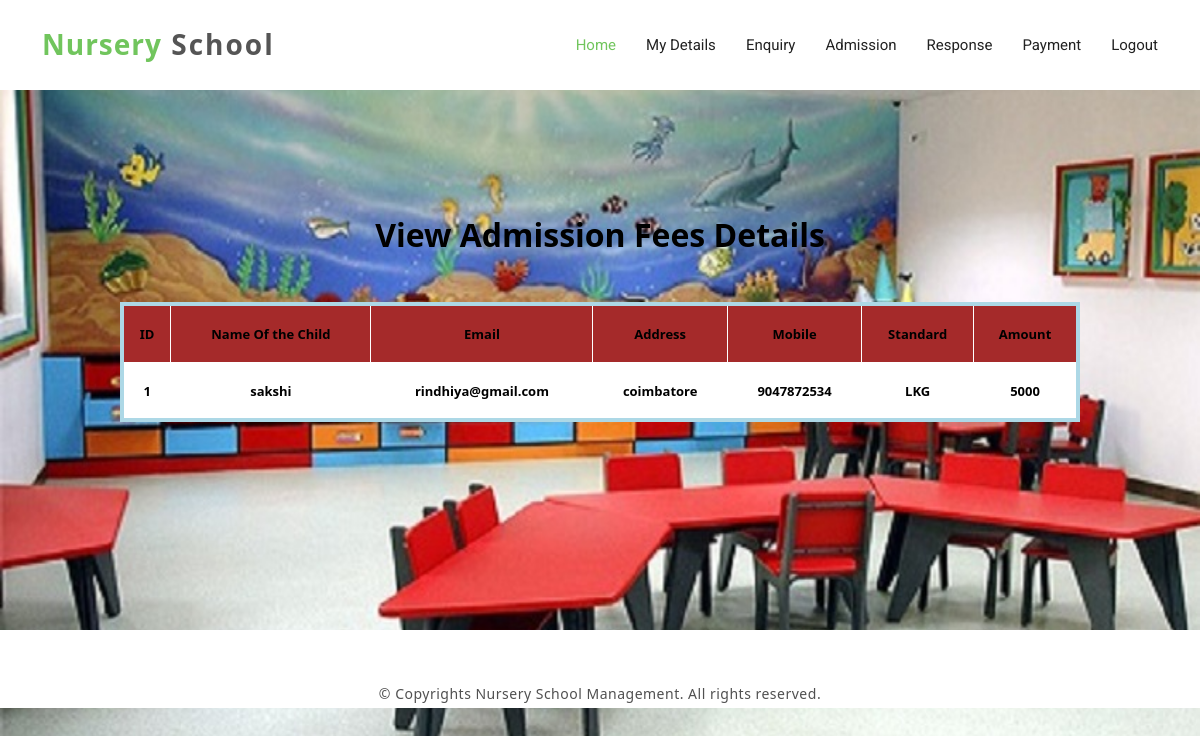
Screenshot of /payment.php (signed in) with the database file from the repository.
### tables this page shows
CREATE TABLE IF NOT EXISTS `payment` (
  `pid` int(50) NOT NULL AUTO_INCREMENT,
  `email` varchar(50) NOT NULL,
  `cname` varchar(50) NOT NULL,
  `addr` varchar(50) NOT NULL,
  `mob` varchar(50) NOT NULL,
  `standard` varchar(50) NOT NULL,
  `amount` varchar(50) NOT NULL,
  PRIMARY KEY (`pid`)
);

### payment.php (the view, shortened to what this page needs)
<?php
include("style.php");
include("userheader.php");
?>
<body>
<br>
<br>
<br>
<br>
<br>
<br>
<br>
<br>
<br>
<form action="" method="post" >
<center>
<h2>View Admission Fees Details</h2>
<br>
<br>
	<table border="2" cellspacing="6" class="displaycontent"  width="1000" height="120" style="border:4px solid lightblue;" align="center">
	<tr>
	    <th bgcolor=white><font color=black size=2> ID</font></th>
			<th bgcolor=white><font color=black size=2> Name Of the Child</font></th>
			<th bgcolor=white><font color=black size=2> Email</font></th>
			<th bgcolor=white><font color=black size=2>Address</font></th>
				<th bgcolor=white><font color=black size=2> Mobile</font></th>
			<th bgcolor=white><font color=black size=2>Standard </font></th>
			<th bgcolor=white><font color=black size=2>Amount</font></th>
	</tr>
	<?php
$query = "SELECT * FROM payment WHERE email='" . $_SESSION['email'] . "'";
	$result = mysql_query($query) or die(mysql_error());
	while($row = mysql_fetch_assoc($result))
		{
 ?>
	<tr>
       <td bgcolor=white><b><font color=black size=2><?php echo $row['pid']; ?></font><b></td>
		<td bgcolor=white><b><font color=black size=2><?php echo $row['cname']; ?></font><b></td>
		<td bgcolor=white><b><font color=black size=2><?php echo $row['email']; ?></font><b></td>
		<td bgcolor=white><b><font color=black size=2><?php echo $row['addr']; ?></font><b></td>
			<td bgcolor=white><b><font color=black size=2><?php echo $row['mob']; ?></font><b></td>
				<td bgcolor=white><b><font color=black size=2><?php echo $row['standard']; ?></font><b></td>
					<td bgcolor=white><b><font color=black size=2><?php echo $row['amount']; ?></font><b></td>
	</tr>
	<?php }  ?>
	</table>
</center>
</form>
<br>
<br>
<br>
<br>
<br>
<br>
<br>
<br>
 <?php
include("footer.php");
?>

### assets/css/style.css (style rules this page uses)
body { background-color: #fff; color: #333; }
h1, h2, h3, h4, h5, h6 { margin: 0; }
h2 { color: #000; font-weight: 600; }

### payment.php (style rules this page uses)
body { background-image: url('us.jpg'); background-repeat: no-repeat; background-attachment: fixed; background-size: 100% 100%; color: white; }
h2 { text-align: center; }
table { width: 80%; margin: 0 auto; border-collapse: collapse; border: 2px solid lightblue; }
th, td { border: 1px solid white; padding: 8px; text-align: center; font-size: 16px; }
th { background-color: brown; color: black; }
tr:nth-child(even) { background-color: #444; }
tr:nth-child(odd) { background-color: #222; }

### rows the page displays
payment: pid "1", cname "sakshi", email "rindhiya@gmail.com", addr "coimbatore", mob "9047872534", standard "LKG", amount "5000"
